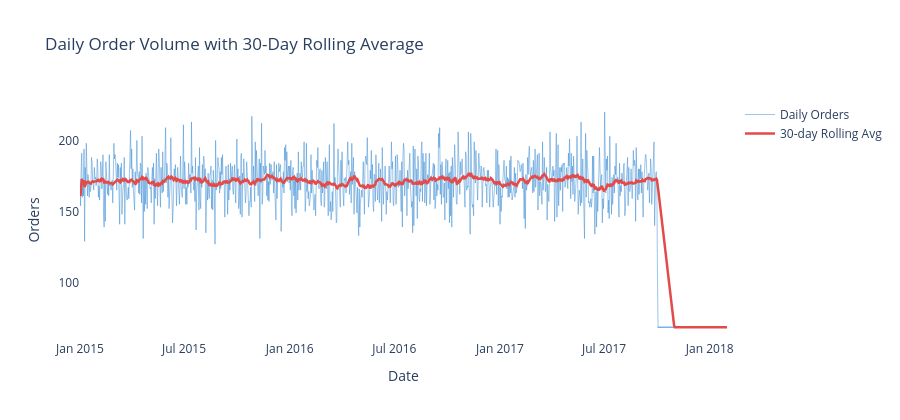

The cell this chart's notebook holds for it:
### Markdown cell above
---
## 3. Exploratory Time Series Analysis

### Code cell
# ── Chart 1: Daily order volume with 30-day rolling average ───
daily['Rolling30'] = daily['Orders'].rolling(window=30, min_periods=1).mean()

fig = go.Figure()
fig.add_trace(go.Scatter(
    x=daily['Order Date'], y=daily['Orders'],
    mode='lines', name='Daily Orders',
    line=dict(color='#3B8BD4', width=1), opacity=0.5
))
fig.add_trace(go.Scatter(
    x=daily['Order Date'], y=daily['Rolling30'],
    mode='lines', name='30-day Rolling Avg',
    line=dict(color='#E24B4A', width=2.5)
))
fig.update_layout(
    title='Daily Order Volume with 30-Day Rolling Average',
    xaxis_title='Date', yaxis_title='Orders',
    plot_bgcolor='white', height=420
)
fig.write_html('../outputs/forecast_daily_orders.html')
fig.show()
print('Chart 1 saved ✓')

### Figure 1 — Plotly figure (JSON) as saved in the notebook; plotly's stock layout.template omitted (floating-point values rounded to 4 significant figures; data arrays with more than 128 entries replaced by an {"elided": "..."} marker saying what was removed)
{"data": [{"line": {"color": "#3B8BD4", "width": 1}, "mode": "lines", "name": "Daily Orders", "opacity": 0.5, "type": "scatter", "x": {"elided": "1127 str values"}, "y": {"elided": "1127 int values"}}, {"line": {"color": "#E24B4A", "width": 2.5}, "mode": "lines", "name": "30-day Rolling Avg", "type": "scatter", "x": {"elided": "1127 str values"}, "y": {"elided": "1127 float values"}}], "layout": {"height": 420, "plot_bgcolor": "white", "title": {"text": "Daily Order Volume with 30-Day Rolling Average"}, "xaxis": {"title": {"text": "Date"}}, "yaxis": {"title": {"text": "Orders"}}}}
